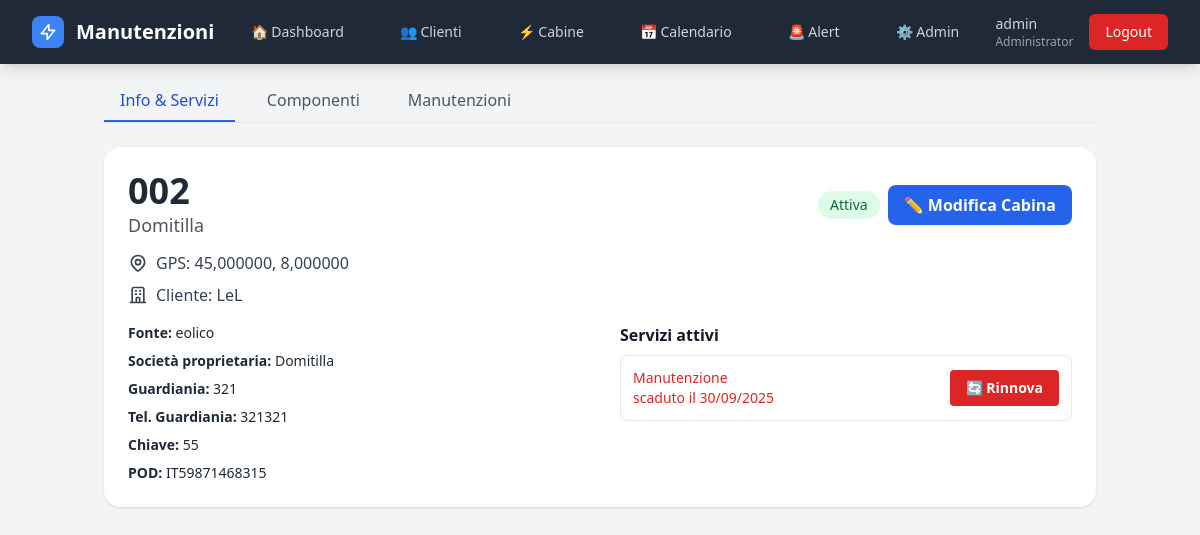
/cabine/002/ (signed in), run on an earlier commit of the app's database.
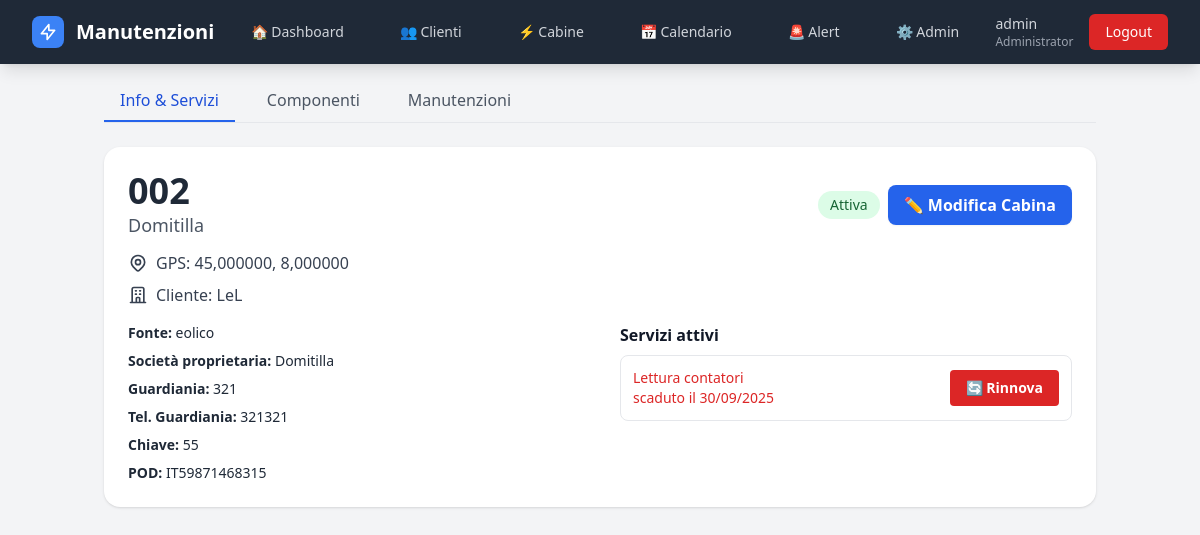
And on a later commit of the database.
### gestione/models.py (models this page shows, shortened)
class CabinaServizio(models.Model):
    cabina = models.ForeignKey('Cabina', on_delete=models.CASCADE, related_name='servizi_assoc')
    servizio = models.ForeignKey('Servizio', on_delete=models.CASCADE)
    scadenza = models.DateField(verbose_name="Data scadenza")
    class Meta:
        verbose_name = "Servizio assegnato"
        verbose_name_plural = "Servizi assegnati alle cabine"
        unique_together = ('cabina', 'servizio')  # ogni servizio una sola volta per cabina

class Servizio(models.Model):
    nome = models.CharField(max_length=100, unique=True, verbose_name="Nome servizio")
    descrizione = models.TextField(blank=True, verbose_name="Descrizione")
    class Meta:
        verbose_name = "Servizio"
        verbose_name_plural = "Servizi"
        ordering = ['nome']

### gestione/views.py (the view)
# urls.py: path('cabine/<str:matricola>/', views.dettaglio_cabina, name='dettaglio_cabina'),
@login_required
def dettaglio_cabina(request, matricola):
    cabina = get_object_or_404(Cabina, matricola=matricola, attiva=True)
    componenti = cabina.componenti.filter(attivo=True)
    today = timezone.localdate()
    for componente in componenti:
        componente.stato = componente.stato_manutenzione()
        componente.giorni = componente.giorni_alla_manutenzione()
        componente.prossima = componente.prossima_manutenzione()
    manutenzioni = (
        cabina.manutenzioni
        .annotate(
            is_aperta=Case(
                When(stato__in=['programmata', 'in_corso'], then=Value(True)),
                default=Value(False),
                output_field=BooleanField()
            )
        )
        .order_by('-is_aperta', '-data_completamento')  # aperte sopra, poi completate per data
    )
    context = {
        'cabina': cabina,
        'componenti': componenti,
        'manutenzioni': manutenzioni,
        'stato_ordinaria': cabina.stato_manutenzione_ordinaria(),
        'giorni_ordinaria': cabina.giorni_alla_manutenzione_ordinaria(),
        'prossima_ordinaria': cabina.prossima_manutenzione(),
        'today': today
    }
    return render(request, 'cabine/dettaglio.html', context)

### gestione/context_processors.py (called while the page is built)
def alert_count(request):
    if not request.user.is_authenticated:
        return {}
    alert_attivi = Alert.objects.filter(silenziato=False)
    scaduti = sum(1 for a in alert_attivi if a.priorita == "scaduto")
    in_scadenza = sum(1 for a in alert_attivi if a.priorita == "in_scadenza")
    return {
        "alert_scaduti": scaduti,
        "alert_in_scadenza": in_scadenza,
        "alert_count": scaduti + in_scadenza,
    }

### gestione/models.py (called while the page is built)
    def is_administrator(self):
        return self.is_superuser or self.ruolo == 'Administrator'

    def prossima_manutenzione(self):
        prossima = (
            self.manutenzioni
            .filter(stato='programmata')
            .order_by('data_programmata')
            .first()
        )
        return prossima.data_programmata if prossima else None

    def giorni_alla_manutenzione_ordinaria(self):
        prossima = self.prossima_manutenzione()
        if prossima:
            delta = prossima - timezone.now().date()
            return delta.days
        return None

### templates/cabine/dettaglio.html (shortened to what this page needs)
{% extends 'base.html' %}
{% block content %}
<div class="max-w-xl md:max-w-5xl mx-auto px-4 pt-4 pb-24 md:pb-8">
  <div class="mb-4 md:mb-6 border-b border-gray-200">
    <ul id="tabs"
        class="-mx-4 px-4 flex overflow-x-auto no-scrollbar gap-2 md:gap-4 text-sm md:text-base font-medium text-gray-600">
      <li>
        <button type="button"
                class="tab-button min-w-max px-3 md:px-4 py-2 border-b-2 hover:text-blue-600 focus:outline-none focus-visible:ring-2 focus-visible:ring-blue-500 rounded-t"
                data-tab="tab-info" >
          Info & Servizi
        </button>
      </li>
      <li>
        <button type="button"
                class="tab-button min-w-max px-3 md:px-4 py-2 border-b-2 border-transparent hover:text-blue-600 focus:outline-none focus-visible:ring-2 focus-visible:ring-blue-500 rounded-t relative"
                data-tab="tab-componenti" >
          Componenti
        </button>
      </li>
      <li>
        <button type="button"
                class="tab-button min-w-max px-3 md:px-4 py-2 border-b-2 border-transparent hover:text-blue-600 focus:outline-none focus-visible:ring-2 focus-visible:ring-blue-500 rounded-t relative"
                data-tab="tab-manutenzioni">
          Manutenzioni
        </button>
      </li>
    </ul>
  </div>
  <div id="tab-info" class="tab-content">
    {% include 'cabine/partials/tab_info.html' %}
  </div>
</div>
{% endblock %}

### templates/cabine/partials/tab_info.html (shortened to what this page needs)
<section class="bg-white shadow rounded-2xl p-4 md:p-6 relative">
  <div class="flex flex-col gap-2 sm:flex-row sm:items-center sm:justify-between">
    <div class="min-w-0">
      <h1 class="text-2xl md:text-4xl font-bold text-gray-800 break-all">{{ cabina.matricola }}</h1>
      <p class="text-gray-600 text-base md:text-lg truncate">{{ cabina.nome }}</p>
    </div>
    <div class="flex items-center gap-2">
      <span class="inline-flex items-center px-3 py-1 rounded-full text-xs md:text-sm font-medium
                   {% if cabina.attiva %}bg-green-100 text-green-800{% else %}bg-red-100 text-red-800{% endif %}">
        {% if cabina.attiva %}Attiva{% else %}Inattiva{% endif %}
      </span>
      {% if user.is_administrator or user.is_controlroom %}
      <a href="{% url 'modifica_cabina' cabina.matricola %}"
         class="hidden md:inline-flex items-center gap-2 bg-blue-600 hover:bg-blue-700
                text-white font-semibold px-4 py-2 rounded-lg shadow-sm">
        ✏️ Modifica Cabina
      </a>
      {% endif %}
    </div>
  </div>
  <div class="mt-3 space-y-2 text-gray-700">
    {% if cabina.latitudine and cabina.longitudine %}
    <div class="flex items-center gap-2">
      <span class="truncate">
        GPS: {{ cabina.latitudine|floatformat:6 }}, {{ cabina.longitudine|floatformat:6 }}
      </span>
    </div>
    {% endif %}
    {% if cabina.cliente %}
    <div class="flex items-center gap-2">
      <span class="truncate">Cliente: {{ cabina.cliente.nome_azienda }}</span>
    </div>
    {% endif %}
  </div>
  <div class="mt-4 grid grid-cols-1 md:grid-cols-2 gap-6 text-sm text-gray-800">
    <div class="space-y-2">
      {% if cabina.fonte %}<div><span class="font-semibold">Fonte:</span> {{ cabina.fonte }}</div>{% endif %}
      {% if cabina.societa_proprietaria %}<div><span class="font-semibold">Società proprietaria:</span> {{ cabina.societa_proprietaria }}</div>{% endif %}
      {% if cabina.guardiania %}<div><span class="font-semibold">Guardiania:</span> {{ cabina.guardiania }}</div>{% endif %}
      {% if cabina.telefono_guardiania %}<div><span class="font-semibold">Tel. Guardiania:</span> {{ cabina.telefono_guardiania }}</div>{% endif %}
      {% if cabina.chiave %}<div><span class="font-semibold">Chiave:</span> {{ cabina.chiave }}</div>{% endif %}
      {% if cabina.pod %}<div class="break-all"><span class="font-semibold">POD:</span> {{ cabina.pod }}</div>{% endif %}
    </div>
    <div class="md:pl-2">
      <h3 class="text-base font-semibold text-gray-900 mb-2">Servizi attivi</h3>
      <ul class="rounded-lg border divide-y">
        {% for cs in cabina.servizi_assoc.all %}
        <li class="p-3 flex flex-col sm:flex-row sm:items-center sm:justify-between gap-2"
            x-data="{ open:false }" @keydown.escape.window="open=false">
          <div class="min-w-0">
            <div class="font-medium {% if cs.scadenza <= today %}text-red-600{% else %}text-gray-900{% endif %} truncate">
              {{ cs.servizio.nome }}
            </div>
            {% if cs.scadenza > today %}
              <div class="text-gray-600">scade il {{ cs.scadenza|date:"d/m/Y" }}</div>
            {% else %}
              <div class="text-red-600">scaduto il {{ cs.scadenza|date:"d/m/Y" }}</div>
            {% endif %}
          </div>
          {% if cs.scadenza <= today %}
          <button type="button"
                  class="w-full sm:w-auto bg-red-600 hover:bg-red-700 text-white font-semibold py-2 px-4 rounded"
                  @click="open=true">
            🔄 Rinnova
          </button>
          {% endif %}
        </li>
        {% empty %}
          <li class="p-3 text-gray-500">Nessun servizio attivo.</li>
        {% endfor %}
      </ul>
    </div>
  </div>
</section>

What changed in the data, as far as the page shows it:
removed CabinaServizio: servizio.nome "Manutenzione", scadenza "30/09/2025", shows "🔄 Rinnova"
added CabinaServizio: servizio.nome "Lettura contatori", scadenza "30/09/2025", shows "🔄 Rinnova"
